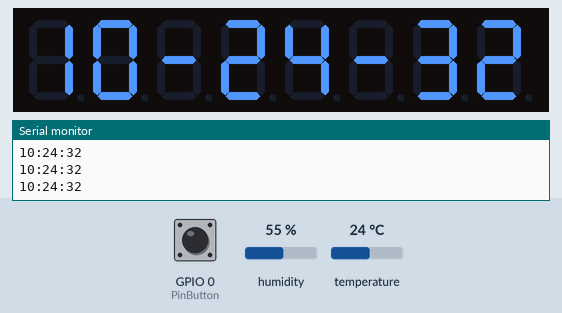
This sketch was run on a simulated ESP32. Parts: 8-digit seven-segment display, the last lines printed to the serial monitor. Inputs (shaded band) come from the test bench; at power-on: GPIO 0 (PinButton) HIGH, humidity 55 %, temperature 24 °C. WiFi joins after 1.5 s; servers stay silent unless stated; network time is answered at once with the bench clock; the local clock reads 2024-03-15 10:24:30 at power-on unless the sketch sets it.

Above: at 2.7 s.
2.8 s: GPIO 0 (PinButton) pulled LOW for 0.15 s
At 2.94 s:
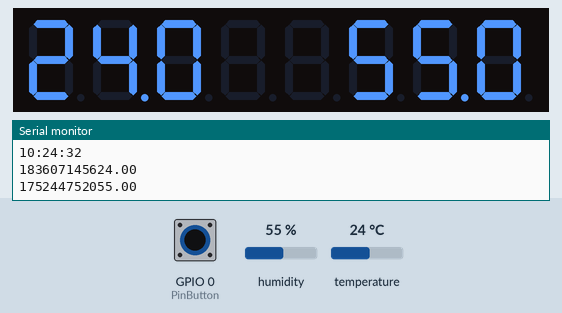
4.5 s: GPIO 0 (PinButton) pulled LOW for 3.2 s
At 10.8 s:
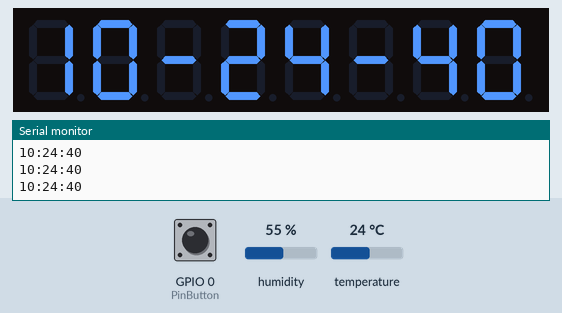
Timing chart, 0 to 12.3 s (numbered marks = the images above; inputs shaded):
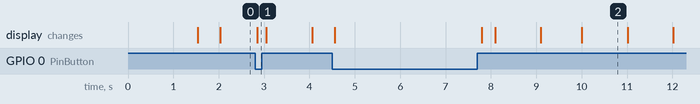

The sketch:

7segment_clock.ino
```cpp
//We always have to include the library
#include "LedControl.h"
#include <WiFiManager.h>
#include <NTPClient.h>
#include <WiFiManager.h>
#include <DHT.h>

#define DHTTYPE DHT22
#define DHTPIN 4
DHT dht(DHTPIN, DHTTYPE);


WiFiUDP ntpUDP;
// You can specify the time server pool and the offset (in seconds, can be
// changed later with setTimeOffset() ). Additionaly you can specify the
// update interval (in milliseconds, can be changed using setUpdateInterval() ).
// NTPClient timeClient(ntpUDP, "europe.pool.ntp.org", 3600, 60000); // Winterzeit
NTPClient timeClient(ntpUDP, "europe.pool.ntp.org", 7200, 60000);

/*
DataIn = D7
CLK = D5
LOAD = D4
*/
const int PinDataIn = 13;
const int PinClk = 14;
const int PinLoad = 2;
const int PinButton = 0;
LedControl lc=LedControl(PinDataIn, PinClk, PinLoad, 1);

void setup()
{
  Serial.begin(115200);

  //WiFiManager
  WiFiManager wifiManager;
  //wifiManager.resetSettings();  //reset settings - for testing
  // wifiManager.setAPStaticIPConfig(IPAddress(10,0,1,1), IPAddress(10,0,1,1), IPAddress(255,255,255,0));

// Taster
  pinMode(PinButton, INPUT_PULLUP);

  if(!wifiManager.autoConnect()) {
    Serial.println("failed to connect and hit timeout");
    //reset and try again, or maybe put it to deep sleep
    ESP.reset();
    delay(1000);
  }
  Serial.println("IP address: ");
  Serial.println(WiFi.localIP());

  timeClient.begin();
  dht.begin();

  // Initialize the 3 MAX7219 devices
  for(int k=0; k<3; k++){
    lc.shutdown(k,false);  // Enable display
    lc.setIntensity(k,0); // Set brightness level (0 is min, 15 is max)
    lc.clearDisplay(k);    // Clear display register
  }
}
void loop()
{
  if(digitalRead(PinButton) == LOW)
  {
    modeDisplayTemp();
  }
  else
  {
    modeDisplayTime();
  }

  delay(100);
  //lc.clearDisplay(0);
}

void modeDisplayTime()
{
  timeClient.update();

  Serial.println(timeClient.getFormattedTime());
  int h = (int) timeClient.getHours();
  int i = (int) timeClient.getMinutes();
  int s = (int) timeClient.getSeconds();

  displayTime(h,i,s);
}

void displayTime(int h, int i, int s)
{
    int h1 = floor(h/10);
    int h2 = h%10;

    int i1 = floor(i/10);
    int i2 = i%10;

    int s1 = floor(s/10);
    int s2 = s%10;


     lc.setDigit(0,7,h1, false);  // Decimal point enabled
     lc.setDigit(0,6,h2, false);  // Decimal point enabled
     lc.setChar(0,5,'-', false);  // Decimal point enabled
     lc.setDigit(0,4,i1, false);  // Decimal point enabled
     lc.setDigit(0,3,i2, false);  // Decimal point enabled
     lc.setChar(0,2,'-', false);  // Decimal point enabled
     lc.setDigit(0,1,s1, false);  // Decimal point enabled
     lc.setDigit(0,0,s2, false);  // Decimal point enabled

}

void modeDisplayTemp()
{
    float h = dht.readHumidity();
    float t = dht.readTemperature();

    Serial.print('temp: ');
    Serial.println(t);
    Serial.print('feucht: ');
    Serial.println(h);

    displayTemp(t,h);
}

void displayTemp(float t, float h)
{
    int t1 = floor(t/10);
    int t2 = (int)t %10;
    int t3 = floor((t-floor(t))*10);

    int h1 = floor(h/10);
    int h2 = (int) h%10;
    int h3 = floor((h-floor(h))*10);

     lc.setDigit(0,7,t1, false);  // Decimal point enabled
     lc.setDigit(0,6,t2, true);  // Decimal point enabled
     lc.setDigit(0,5,t3, false);  // Decimal point enabled
     lc.setChar(0,4,' ', false);  // Decimal point enabled
     lc.setChar(0,3,' ', false);  // Decimal point enabled
     lc.setDigit(0,2,h1, false);  // Decimal point enabled
     lc.setDigit(0,1,h2, true);  // Decimal point enabled
     lc.setDigit(0,0,h3, false);  // Decimal point enabled

}
```

Measured:
- after the input at 2.8 s, the display: changes after 0.05 s (image 1)
- what the display in image 2 shows lasts 1.0 s, from 10.0 s to 11.0 s
